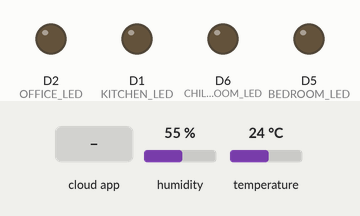
Recording of a sketch running on a simulated ESP8266 (NodeMCU). Shown: output pins drawn as LEDs (lit = HIGH). The test bench sets the inputs (shaded band); at power-on: humidity 55 %, temperature 24 °C. WiFi joins after 1.5 s; servers stay silent unless stated; the Firebase database answers and starts empty; what the sketch prints to the serial monitor is not drawn.

Above: at 3.2 s.
3.3 s: the phone or cloud app sets led to on
At 7.0 s:
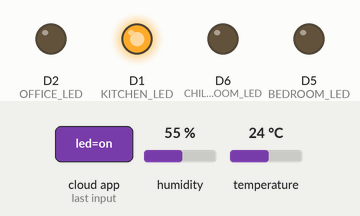
Timing chart, 0 to 8.5 s (numbered marks = the images above; inputs shaded):
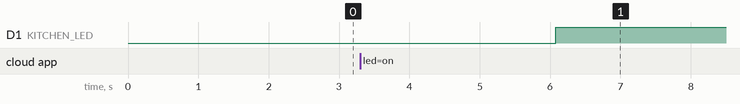

The sketch:

sensorReads.ino
```cpp
#include <ESP8266WiFi.h>
#include <FirebaseESP8266.h>
#include <PubSubClient.h>
#include "DHT.h"
#define KITCHEN_LED D1
#define OFFICE_LED D2
#define BEDROOM_LED D5
#define CHILDREN_ROOM_LED D6
#define DHT_PIN D7

const char* ssid = "Ahmed";
const char* password = "123456789";

// const char* broker = "192.168.137.1";
// const int port = 1883;

// Firebase Realtime Database URL and secret
const char* FIREBASE_HOST = "iotproject-db999-default-rtdb.firebaseio.com";
const char* FIREBASE_AUTH = "EyNf3B6hzSyupSNr5uWnnfFBxcQVsduOZdJg1dan";

// float h = 0.0;
// float t = 0.0;

int photoresistor = 0;
float threshold = 250.0;

DHT dht(DHT_PIN, DHT11);

WiFiClient espClient;
PubSubClient client(espClient);

FirebaseData fbdo;


void setup() {
  Serial.begin(9600);
  pinMode(KITCHEN_LED, OUTPUT);
  pinMode(OFFICE_LED, OUTPUT);
  pinMode(BEDROOM_LED, OUTPUT);
  pinMode(CHILDREN_ROOM_LED, OUTPUT);
  WiFi.begin(ssid, password);             // Begin WiFi connection using SSID and password

  while(WiFi.status() != WL_CONNECTED){         // Check if the WiFi status is not connected
    delay(1000);                                // Wait 1 second between WiFi connection checks
    Serial.println("Connecting to WiFi...");    // Print message indicating an attempt to connect to WiFi
  }

  Serial.println("Connected to WiFi.");         // Print message when WiFi connection is successful
  Serial.print("IP Address: ");                 // Print the label for the IP address
  Serial.println(WiFi.localIP());               // Print the assigned IP address

  dht.begin();                                  // Start DHT sensor
  Firebase.begin(FIREBASE_HOST, FIREBASE_AUTH); // Initialize Firebase connection
  Firebase.reconnectWiFi(true);                 // Automatic reconnection to WiFi if connection is lost
}


void loop()
{

  LED(KITCHEN_LED, getFirebaseReads("home/kitchen/led"));
  LED(OFFICE_LED, getFirebaseReads("home/office/led"));
  LED(BEDROOM_LED, getFirebaseReads("home/bedroom/led"));
  LED(CHILDREN_ROOM_LED, getFirebaseReads("home/children_room/led"));

  // LDR();

  DHT11Senor();

  delay(1000);

}
```

functions.ino
```cpp
String getFirebaseReads(String topic){
  if(Firebase.getString(fbdo, topic)){
     return fbdo.to<String>();
  }
  else   {
    Serial.println(fbdo.errorReason());
    return fbdo.errorReason();
  }

}

void setFirebaseReads(String topic, float data){
  Firebase.setFloat(fbdo, topic, data);
}

void LDR(){
  if (analogRead(A0) < threshold)
    setFirebaseReads("office/LDR", analogRead(A0));
  delay(100);
}

void LED(int pin, String action){
  if(action == "on")
    digitalWrite(pin, HIGH);
  else
    digitalWrite(pin, LOW);

}

void DHT11Senor(){
  delay(2000);
  setFirebaseReads("DHT/temp", dht.readTemperature());
  setFirebaseReads("DHT/hum", dht.readHumidity());
}
```

Measured:
- after the input at 3.3 s, D1 (KITCHEN_LED): LOW → HIGH after 2.8 s
